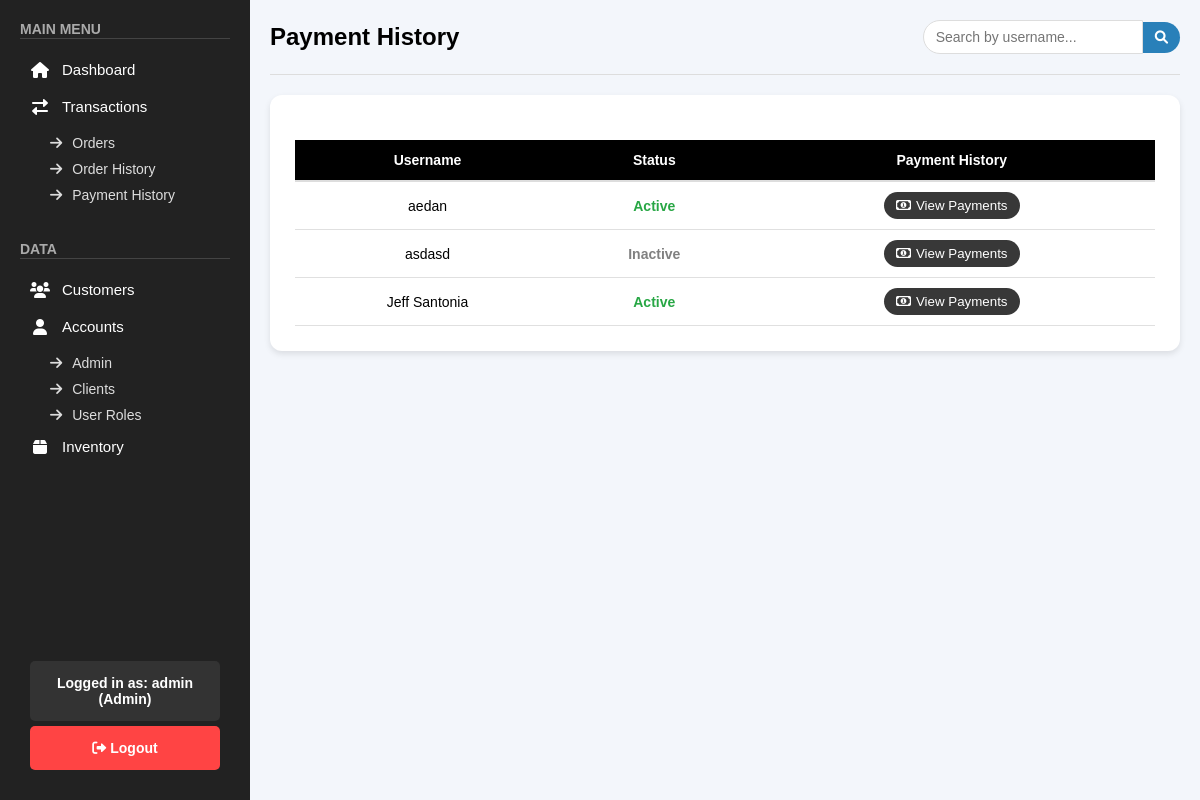
The app's page /public/pages/payment_history.php (signed in), older data.
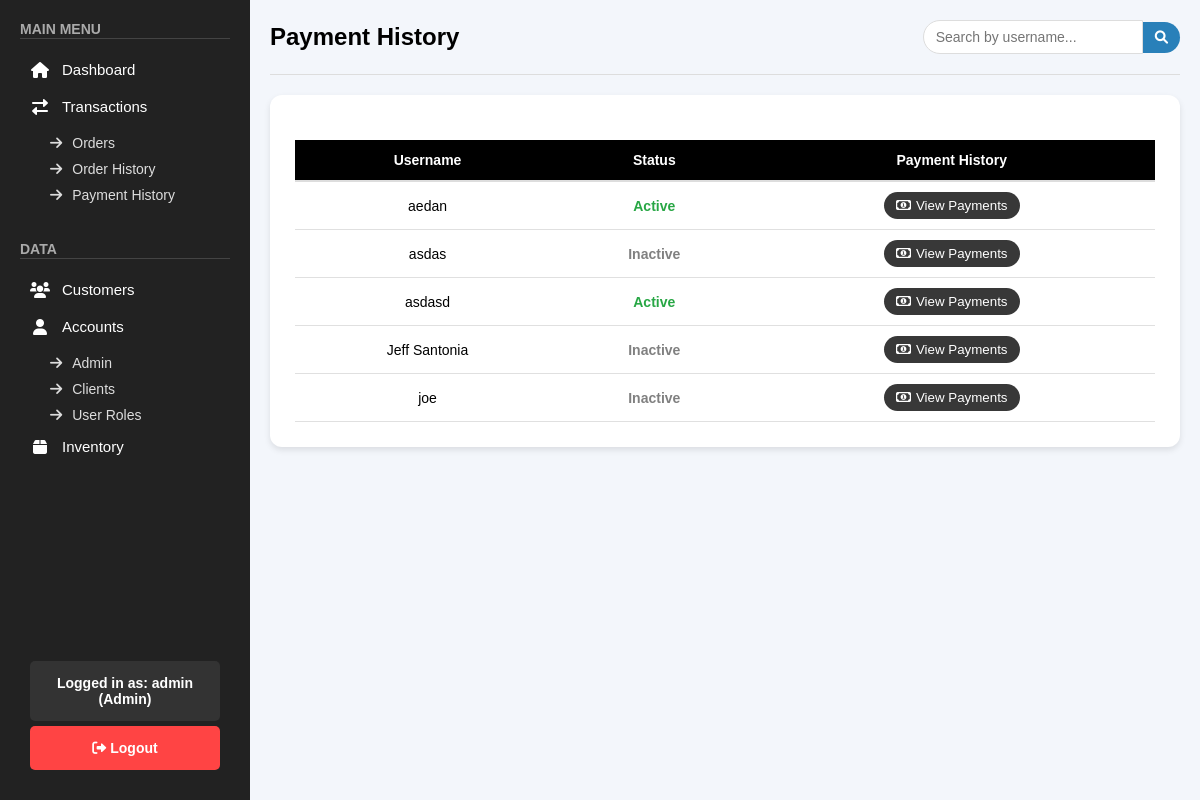
The same page, newer data.
### tables this page shows
CREATE TABLE `clients_accounts` (
  `id` int(11) NOT NULL,
  `username` varchar(255) NOT NULL,
  `password` varchar(255) NOT NULL,
  `email` varchar(255) NOT NULL,
  `phone` varchar(50) DEFAULT NULL,
  `region` varchar(100) DEFAULT NULL,
  `city` varchar(100) DEFAULT NULL,
  `company` varchar(255) DEFAULT NULL,
  `company_address` varchar(255) DEFAULT NULL,
  `business_proof` text DEFAULT NULL,
  `status` varchar(50) DEFAULT 'Active',
  `created_at` timestamp NOT NULL DEFAULT current_timestamp()
);

### public/pages/payment_history.php (the view, shortened to what this page needs)
<?php
include "../../backend/check_role.php";
$sql = "SELECT username, status FROM clients_accounts WHERE status IN ('Active', 'Inactive') ORDER BY username";
$result = $conn->query($sql);
$users = [];
if ($result && $result->num_rows > 0) {
    while ($row = $result->fetch_assoc()) {
        $users[] = $row;
    }
}
?>
<!DOCTYPE html>
<html lang="en">
<head>
    <link rel="stylesheet" href="/top_exchange/public/css/orders.css">
    <link rel="stylesheet" href="/top_exchange/public/css/sidebar.css">
    <link rel="stylesheet" href="/top_exchange/public/css/payment_history.css">
    <link rel="stylesheet" href="https://cdnjs.cloudflare.com/ajax/libs/font-awesome/6.0.0/css/all.min.css">
</head>
<body>
    <?php include '../sidebar.php'; ?>
    <div class="main-content">
        <div class="orders-header">
            <h1>Payment History</h1>
            <div class="search-container">
                <input type="text" id="searchInput" placeholder="Search by username...">
                <button class="search-btn"><i class="fas fa-search"></i></button>
            </div>
        </div>
        <div class="orders-table-container">
            <table class="orders-table">
                <thead>
                    <tr>
                        <th>Username</th>
                        <th>Status</th>
                        <th>Payment History</th>
                    </tr>
                </thead>
                <tbody>
                    <?php foreach ($users as $user): ?>
                        <tr>
                            <td><?= htmlspecialchars($user['username']) ?></td>
                            <td>
                                <span class="status-<?= strtolower($user['status']) ?>">
                                    <?= htmlspecialchars($user['status']) ?>
                                </span>
                            </td>
                            <td>
                                <button class="view-button" onclick="viewPaymentHistory('<?= htmlspecialchars($user['username']) ?>')">
                                    <i class="far fa-money-bill-alt"></i>View Payments
                                </button>
                            </td>
                        </tr>
                    <?php endforeach; ?>
                </tbody>
            </table>
        </div>
    </div>
</body>
</html>

Row changes from the older to the newer data that the page shows:
added clients_accounts: username "asdas", status "Inactive"
changed clients_accounts "asdasd": status "Inactive" → "Active"
changed clients_accounts "Jeff Santonia": status "Active" → "Inactive"
added clients_accounts: username "joe", status "Inactive"
